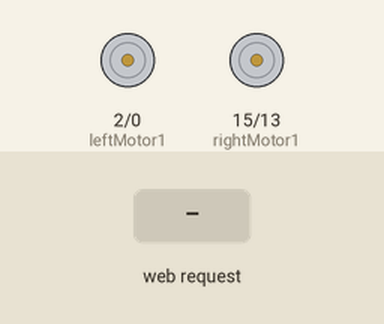
A sketch run on a simulated ESP8266 (NodeMCU). Shown: motor-driver pin pairs drawn as motors (green arrow = first pin HIGH = forward, orange = second pin HIGH = backward, longer = more drive, scaled by the enable pin). The test bench sets the inputs (shaded band). WiFi joins after 1.5 s; servers stay silent unless stated; what the sketch prints to the serial monitor is not drawn.

Above: at 2.7 s.
2.8 s: HTTP request GET /forward received
At 3.8 s:
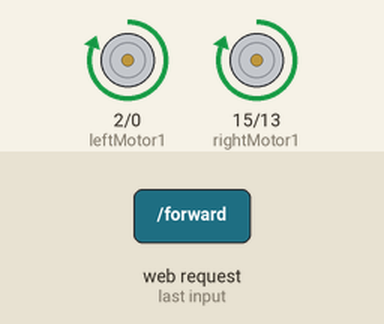
4.3 s: HTTP request GET /reverse received
At 5.0 s:
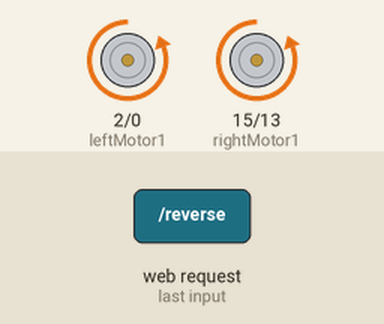
5.8 s: HTTP request GET /left received
At 6.2 s:
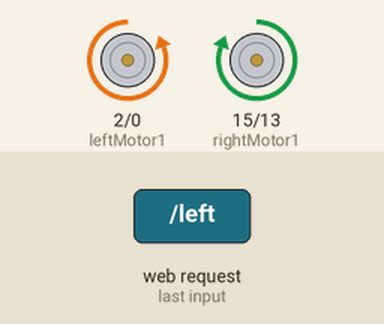
7.3 s: HTTP request GET /right received
At 8.5 s:
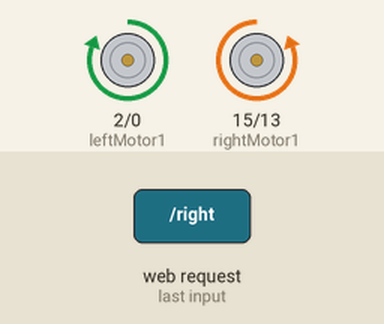
8.8 s: HTTP request GET /frente received
At 9.6 s:
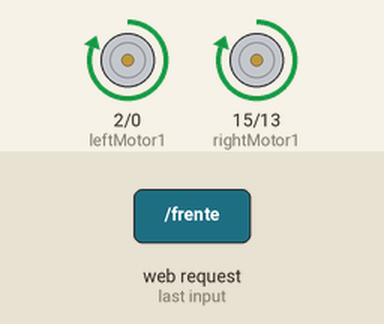
10.3 s: HTTP request GET /reverso received
At 10.8 s:
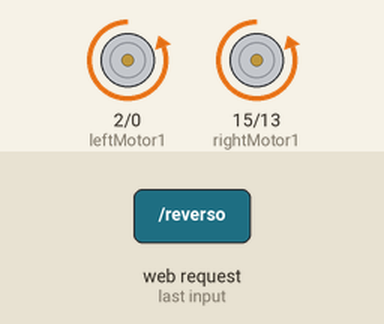
Timing chart, 0 to 12.8 s (numbered marks = the images above; inputs shaded):
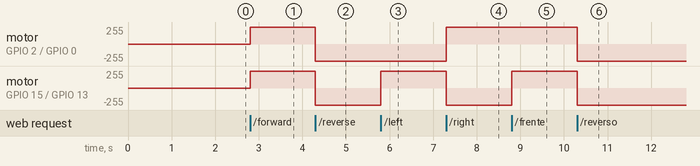

The sketch:

WiFi_Robot_NodeMCU_Android_Voice_Motor_tests.ino
```cpp
/*************************************************************************************
*  Robot Control with Android App and NodeMCU
*
*  Differential Robot using H-Bridget L293D
*
*  Voice activation and response
*
*  Developed by Marcelo Rovai on 31March17
*  Visit my blog: https://MJRoBot.org
*
************************************************************************************/
#include <ESP8266WiFi.h>
WiFiClient client;
WiFiServer server(80);
const char* ssid = "YOUR SSID";
const char* password = "YOUR PASSWORD";
String  command =""; // Command received from Android device

// Set Motor Control Pins
int rightMotor2 = 13;    // D7 - right Motor -
int rightMotor1 = 15;    // D8 - right Motor +
int leftMotor2 = 0;    // D3 - left Motor -
int leftMotor1 = 2;    // D4 - left Motor +
int eneLeftMotor = 12;  // D6 - enable Mortor Left
int eneRightMotor = 14; // D5 - enable Mortor Right

void setup()
{
  Serial.begin(115200);

  pinMode(eneLeftMotor, OUTPUT);
  pinMode(eneRightMotor, OUTPUT);
  pinMode(leftMotor1, OUTPUT);
  pinMode(leftMotor2, OUTPUT);
  pinMode(rightMotor1, OUTPUT);
  pinMode(rightMotor2, OUTPUT);

  digitalWrite(eneLeftMotor,LOW);
  digitalWrite(eneRightMotor,LOW);
  digitalWrite(leftMotor1,LOW);
  digitalWrite(leftMotor2,LOW);
  digitalWrite(rightMotor1,LOW);
  digitalWrite(rightMotor2,LOW);

  connectWiFi();
  server.begin();
}

void loop()
{
    client = server.available();
    if (!client) return;
    command = checkClient ();

         if (command == "forward" || command == "frente" || command == "a frente")  forwardMotor();
    else if (command == "reverse" || command == "reverso"|| command == "voltar") reverseMotor();
    else if (command == "left"    || command == "esquerda") leftMotor();
    else if (command == "right"   || command == "direita") rightMotor();
    else if (command == "stop"    || command == "pare" || command == "parar" || command == "parando")     stopMotor();

    sendBackEcho(command); // send command echo back to android device
    command = "";
}

/* command motor forward */
void forwardMotor(void)
{
  digitalWrite(eneLeftMotor,HIGH);
  digitalWrite(eneRightMotor,HIGH);

  digitalWrite(leftMotor1,HIGH);
  digitalWrite(leftMotor2,LOW);
  digitalWrite(rightMotor1,HIGH);
  digitalWrite(rightMotor2,LOW);
}

/* command motor backward */
void reverseMotor(void)
{
  digitalWrite(eneLeftMotor,HIGH);
  digitalWrite(eneRightMotor,HIGH);

  digitalWrite(leftMotor1,LOW);
  digitalWrite(leftMotor2,HIGH);
  digitalWrite(rightMotor1,LOW);
  digitalWrite(rightMotor2,HIGH);
}

/* command motor turn left */
void leftMotor(void)
{
  digitalWrite(eneLeftMotor,HIGH);
  digitalWrite(eneRightMotor,HIGH);

  digitalWrite(leftMotor1,LOW);
  digitalWrite(leftMotor2,HIGH);
  digitalWrite(rightMotor1,HIGH);
  digitalWrite(rightMotor2,LOW);
}

/* command motor turn right */
void rightMotor(void)
{
  digitalWrite(eneLeftMotor,HIGH);
  digitalWrite(eneRightMotor,HIGH);

  digitalWrite(leftMotor1,HIGH);
  digitalWrite(leftMotor2,LOW);
  digitalWrite(rightMotor1,LOW);
  digitalWrite(rightMotor2,HIGH);
}

/* command motor stop */
void stopMotor(void)
{
  digitalWrite(eneLeftMotor,LOW);
  digitalWrite(eneRightMotor,LOW);

  digitalWrite(leftMotor1,LOW);
  digitalWrite(leftMotor2,LOW);
  digitalWrite(rightMotor1,LOW);
  digitalWrite(rightMotor2,LOW);
}

/* connecting WiFi */
void connectWiFi()
{
  Serial.println("Connecting to WIFI");
  WiFi.begin(ssid, password);
  while ((!(WiFi.status() == WL_CONNECTED)))
  {
    delay(300);
    Serial.print("..");
  }
  Serial.println("");
  Serial.println("WiFi connected");
  Serial.println("NodeMCU Local IP is : ");
  Serial.print((WiFi.localIP()));
}

/* check command received from Android Device */
String checkClient (void)
{
  while(!client.available()) delay(1);
  String request = client.readStringUntil('\r');
  request.remove(0, 5);
  request.remove(request.length()-9,9);
  return request;
}

/* send command echo back to android device */
void sendBackEcho(String echo)
{
  client.println("HTTP/1.1 200 OK");
  client.println("Content-Type: text/html");
  client.println("");
  client.println("<!DOCTYPE HTML>");
  client.println("<html>");
  client.println(echo);
  client.println("</html>");
  client.stop();
  delay(1);
}
```

Measured:
- after the input at 2.8 s, motor on GPIO 2 (leftMotor1) / GPIO 0 (leftMotor2), motor on GPIO 15 (rightMotor1) / GPIO 13 (rightMotor2): stopped → forward 255/255 at once
- after the input at 4.3 s, motor on GPIO 2 (leftMotor1) / GPIO 0 (leftMotor2), motor on GPIO 15 (rightMotor1) / GPIO 13 (rightMotor2): forward 255/255 → backward 255/255 at once
- after the input at 5.8 s, motor on GPIO 15 (rightMotor1) / GPIO 13 (rightMotor2): backward 255/255 → forward 255/255 at once
- after the input at 7.3 s, motor on GPIO 2 (leftMotor1) / GPIO 0 (leftMotor2): backward 255/255 → forward 255/255 at once; motor on GPIO 15 (rightMotor1) / GPIO 13 (rightMotor2): forward 255/255 → backward 255/255 at once
- after the input at 8.8 s, motor on GPIO 15 (rightMotor1) / GPIO 13 (rightMotor2): backward 255/255 → forward 255/255 at once
- after the input at 10.3 s, motor on GPIO 2 (leftMotor1) / GPIO 0 (leftMotor2), motor on GPIO 15 (rightMotor1) / GPIO 13 (rightMotor2): forward 255/255 → backward 255/255 at once
